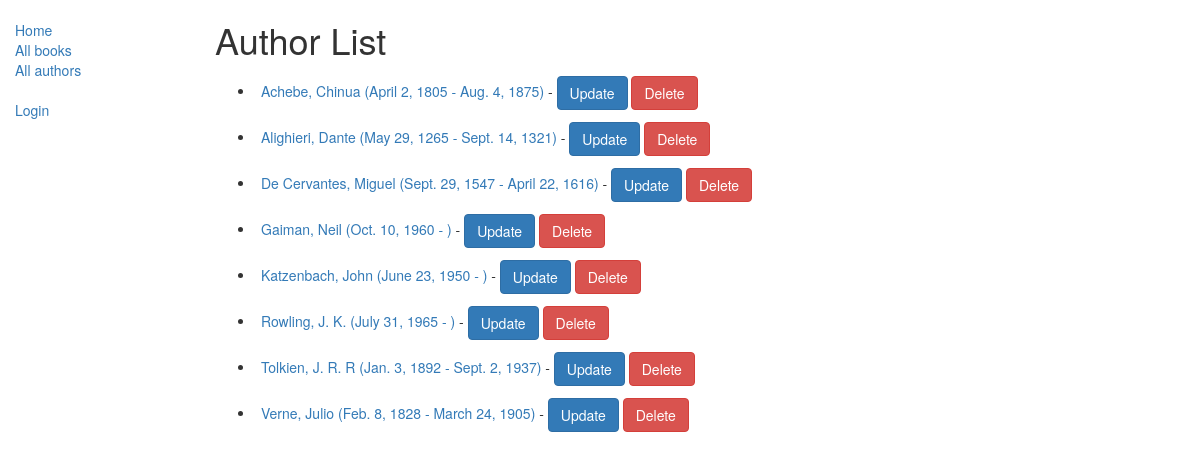
Screenshot of /catalog/authors/ with the database file from the repository.
### catalog/models.py (models this page shows)
class Author(models.Model):
    first_name = models.CharField(max_length=100)
    last_name = models.CharField(max_length=100)
    date_of_birth = models.DateField(null=True, blank=True)
    date_of_death = models.DateField('Died', null=True, blank=True)
    def get_absolute_url(self):
        return reverse('author-detail', args=[str(self.id)])
    def __str__(self):
        return '%s, %s' % (self.last_name, self.first_name)
    class Meta:
        ordering = ['last_name']

### catalog/views.py (the view)
class AuthorListView(generic.ListView):
    model = Author

### catalog/templates/catalog/author_list.html
{% extends "base_generic.html" %}
{% block content %}
<h1>Author List</h1>
{% if author_list %}
<ul>
    {% for author in author_list %}
    <li class="author-list">
        <a href="{{ author.get_absolute_url }}">
            {{ author }} ({{author.date_of_birth}} - {% if author.date_of_death %}{{author.date_of_death}}{% endif %})
        </a>
        -
        <a class="btn btn-primary" href="{% url 'author_update' author.pk %}">Update</a>
        <a class="btn btn-danger" href="{% url 'author_delete' author.pk %}">Delete</a>
    </li>
    {% endfor %}
</ul>
{% else %}
<p>There are no authors available.</p>
{% endif %}
{% endblock %}

### catalog/static/css/styles.css (style rules this page uses)
.author-list, .book-list { padding:6px; }

### rows the page displays
Author: last_name+first_name "Achebe, Chinua", date_of_birth "April 2, 1805", date_of_death "Aug. 4, 1875"
Author: last_name+first_name "Alighieri, Dante", date_of_birth "May 29, 1265", date_of_death "Sept. 14, 1321"
Author: last_name+first_name "De Cervantes, Miguel", date_of_birth "Sept. 29, 1547", date_of_death "April 22, 1616"
Author: last_name+first_name "Gaiman, Neil", date_of_birth "Oct. 10, 1960"
Author: last_name+first_name "Katzenbach, John", date_of_birth "June 23, 1950"
Author: last_name+first_name "Rowling, J. K.", date_of_birth "July 31, 1965"
Author: last_name+first_name "Tolkien, J. R. R", date_of_birth "Jan. 3, 1892", date_of_death "Sept. 2, 1937"
Author: last_name+first_name "Verne, Julio", date_of_birth "Feb. 8, 1828", date_of_death "March 24, 1905"
